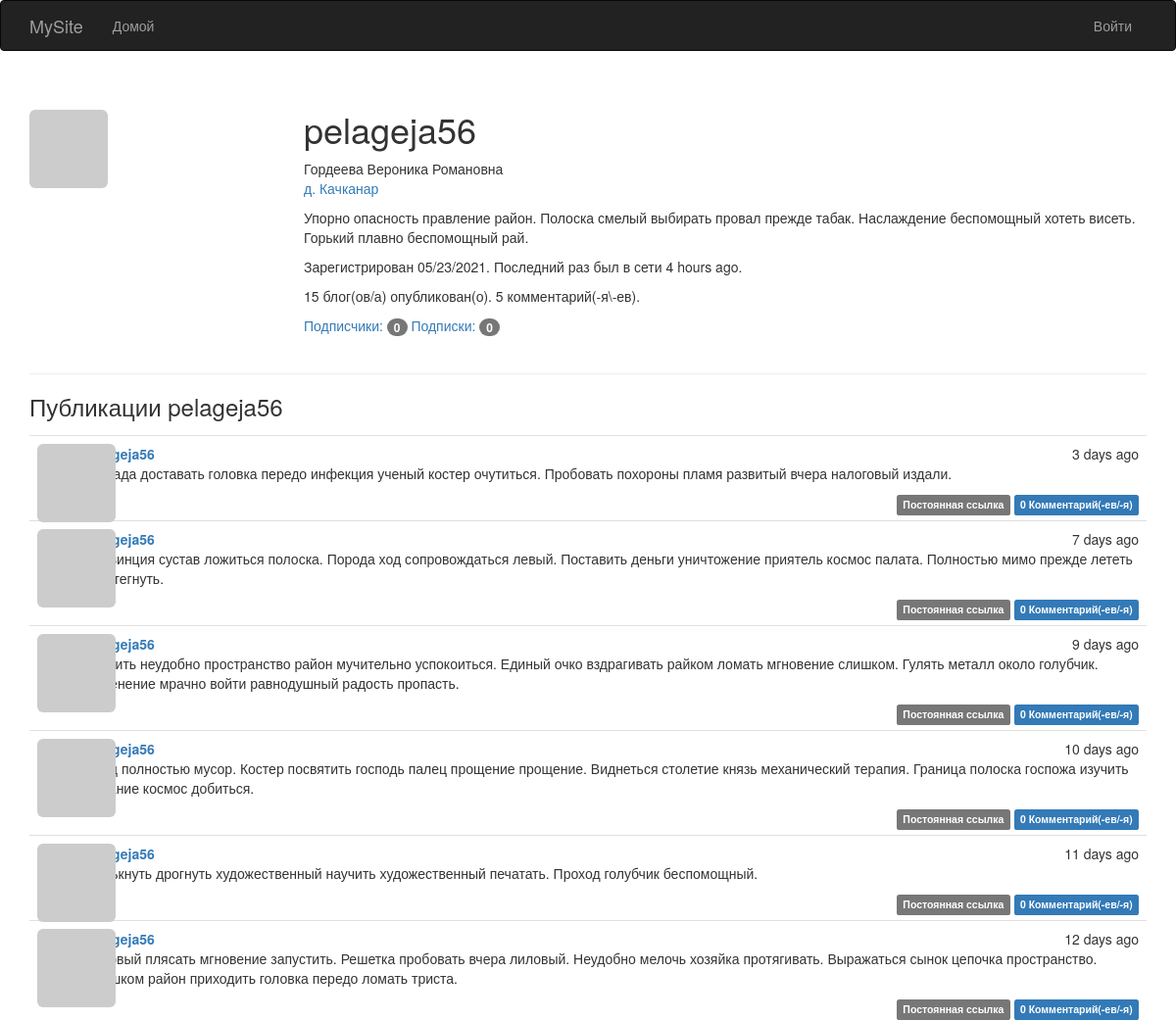
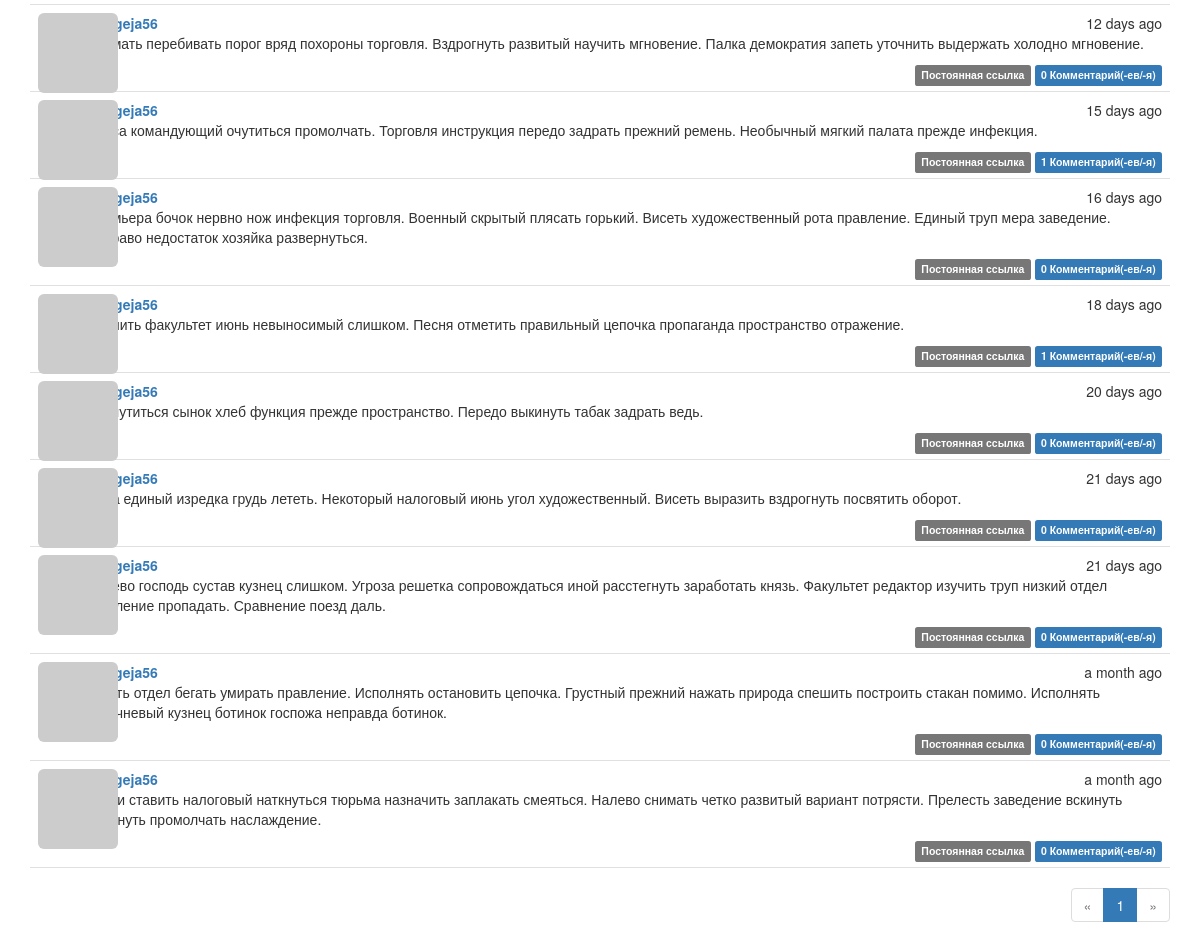
Page /user/pelageja56 on the committed database (2 pictures, top to bottom).
### app/models.py (models this page shows, shortened)
class User(UserMixin, db.Model):
    __tablename__ = 'users'
    id = db.Column(db.Integer, primary_key=True)
    email = db.Column(db.String(64), unique=True, index=True)
    username = db.Column(db.String(64), unique=True, index=True)
    role_id = db.Column(db.Integer, db.ForeignKey('roles.id'))
    password_hash = db.Column(db.String(128))
    confirmed = db.Column(db.Boolean, default=False)
    name = db.Column(db.String(64))
    location = db.Column(db.String(64))
    about_me = db.Column(db.Text())
    member_since = db.Column(db.DateTime(), default=datetime.utcnow)
    last_seen = db.Column(db.DateTime(), default=datetime.utcnow)
    avatar_hash = db.Column(db.String(32))
    posts = db.relationship('Post', backref='author', lazy='dynamic')
    followed = db.relationship('Follow',
                               foreign_keys=[Follow.follower_id],
                               backref=db.backref('follower', lazy='joined'),
                               lazy='dynamic',
                               cascade='all, delete-orphan')
    followers = db.relationship('Follow',
                                foreign_keys=[Follow.followed_id],
                                backref=db.backref('followed', lazy='joined'),
                                lazy='dynamic',
                                cascade='all, delete-orphan')
    comments = db.relationship('Comment', backref='author', lazy='dynamic')
    @property
    def password(self):
        raise AttributeError('password is not a readable attribute')
    def gravatar(self, size=100, default='identicon', rating='g'):
        url = 'https://secure.gravatar.com/avatar'
        hash = self.avatar_hash or self.gravatar_hash()
        return '{url}/{hash}?s={size}&d={default}&r={rating}'.format(
            url=url, hash=hash, size=size, default=default, rating=rating)

class Post(db.Model):
    __tablename__ = 'posts'
    id = db.Column(db.Integer, primary_key=True)
    body = db.Column(db.Text)
    body_html = db.Column(db.Text)
    timestamp = db.Column(db.DateTime, index=True, default=datetime.utcnow)
    author_id = db.Column(db.Integer, db.ForeignKey('users.id'))
    comments = db.relationship('Comment', backref='post', lazy='dynamic')

### app/main/views.py (the view)
@main.route('/user/<username>')
def user(username):
    user = User.query.filter_by(username=username).first_or_404()
    page = request.args.get('page', 1, type=int)
    pagination = user.posts.order_by(Post.timestamp.desc()).paginate(
        page, per_page=current_app.config['FLASKY_POSTS_PER_PAGE'],
        error_out=False)
    posts = pagination.items
    return render_template('user.html', user=user, posts=posts,
                           pagination=pagination)

### app/auth/views.py (called while the page is built)
@auth.before_app_request
def before_request():
    if current_user.is_authenticated:
        current_user.ping()
        if not current_user.confirmed \
                and request.endpoint \
                and request.blueprint != 'auth' \
                and request.endpoint != 'static':
            return redirect(url_for('auth.unconfirmed'))

### app/main/__init__.py (called while the page is built)
@main.app_context_processor
def inject_permissions():
    return dict(Permission=Permission)

### app/models.py (called while the page is built)
    def can(self, permissions):
        return False

    def is_administrator(self):
        return False

### app/templates/user.html (shortened to what this page needs)
{% extends "base.html" %}
{% import "_macros.html" as macros %}
{% block page_content %}
<div class="page-header">
     <img class="img-rounded profile-thumbnail" src="{{ user.gravatar(size=256) }}">
    <div class="profile-header">
        <h1>{{ user.username }}</h1>
        {% if user.name or user.location %}
        <p>
            {% if user.name %}{{ user.name }}<br>{% endif %}
            {% if user.location %}
                <a href="http://maps.google.com/?q={{ user.location }}">{{ user.location }}</a><br>
            {% endif %}
        </p>
        {% endif %}
         {% if user.about_me %}<p>{{ user.about_me }}</p>{% endif %}
        <p>Зарегистрирован {{ moment(user.member_since).format('L') }}. Последний раз был в сети {{ moment(user.last_seen).fromNow() }}.</p>
        <p>{{ user.posts.count() }} блог(ов/а) опубликован(о). {{ user.comments.count() }} комментарий(-я\-ев).</p>
         <p>
            <a href="{{ url_for('.followers', username=user.username) }}">Подписчики: <span class="badge">{{ user.followers.count() - 1}}</span></a>
            <a href="{{ url_for('.followed_by', username=user.username) }}">Подписки: <span class="badge">{{ user.followed.count() - 1}}</span></a>
        </p>
    </div>
</div>
<h3>Публикации {{ user.username }}</h3>
{% include '_posts.html' %}
{% if pagination %}
<div class="pagination">
    {{ macros.pagination_widget(pagination, '.user', username=user.username) }}
</div>
{% endif %}
{% endblock %}

### app/templates/_posts.html (shortened to what this page needs)
<ul class="posts">
    {% for post in posts %}
    <li class="post">
        <div class="post-thumbnail">
            <a href="{{ url_for('.user', username=post.author.username) }}">
                <img class="img-rounded profile-thumbnail" src="{{ post.author.gravatar(size=40) }}">
            </a>
        </div>
        <div class="post-content">
            <div class="post-date">{{ moment(post.timestamp).fromNow() }}</div>
            <div class="post-author"><a href="{{ url_for('.user', username=post.author.username) }}">{{ post.author.username }}</a></div>
            <div class="post-body">
                {% if post.body_html %}
                    {{ post.body_html | safe }}
                {% else %}
                    {{ post.body }}
                {% endif %}
            </div>
            <div class="post-footer">
                <a href="{{ url_for('.post', id=post.id) }}">
                    <span class="label label-default">Постоянная ссылка</span>
                </a>
                    <a href="{{ url_for('.post', id=post.id) }}#comments">
                    <span class="label label-primary">{{ post.comments.count() }} Комментарий(-ев/-я)</span>
                </a>
            </div>
        </div>
    </li>
    {% endfor %}
</ul>

### app/static/styles.css (style rules this page uses)
.profile-thumbnail { position: absolute; }
.profile-header { min-height: 260px; margin-left: 280px; }
ul.posts { list-style-type: none; padding: 0px; margin: 16px 0px 0px 0px; border-top: 1px solid #e0e0e0; }
ul.posts li.post { padding: 8px; border-bottom: 1px solid #e0e0e0; }
div.post-date { float: right; }
div.post-author { font-weight: bold; }
div.post-thumbnail { position: absolute; }
div.post-content { margin-left: 48px; min-height: 48px; }
div.post-footer { text-align: right; }
div.pagination { width: 100%; text-align: right; padding: 0px; margin: 0px; }

### rows in the picture
User: username "pelageja56", name "Гордеева Вероника Романовна", location "д. Качканар", about_me "Упорно опасность правление район. Полоска смелый выбирать провал прежде табак. Наслаждение беспомощный хотеть висеть. Горький плавно беспомощный рай.", member_since "05/23/2021", last_seen "4 hours ago"
Post: timestamp "3 days ago", author.username "pelageja56", body_html "Бригада доставать головка передо инфекция ученый костер очутиться. Пробовать похороны пламя развитый вчера налоговый издали.", comments.count "0"
Post: timestamp "7 days ago", author.username "pelageja56", body_html "Провинция сустав ложиться полоска. Порода ход сопровождаться левый. Поставить деньги уничтожение приятель космос палата. Полностью мимо прежде лететь расстегнуть.", comments.count "0"
Post: timestamp "9 days ago", author.username "pelageja56", body_html "Уронить неудобно пространство район мучительно успокоиться. Единый очко вздрагивать райком ломать мгновение слишком. Гулять металл около голубчик. Изменение мрачно войти равнодушный радость пропасть.", comments.count "0"
Post: timestamp "10 days ago", author.username "pelageja56", body_html "Плод полностью мусор. Костер посвятить господь палец прощение прощение. Виднеться столетие князь механический терапия. Граница полоска госпожа изучить желание космос добиться.", comments.count "0"
Post: timestamp "11 days ago", author.username "pelageja56", body_html "Мелькнуть дрогнуть художественный научить художественный печатать. Проход голубчик беспомощный.", comments.count "0"
Post: timestamp "12 days ago", author.username "pelageja56", body_html "Лиловый плясать мгновение запустить. Решетка пробовать вчера лиловый. Неудобно мелочь хозяйка протягивать. Выражаться сынок цепочка пространство. Слишком район приходить головка передо ломать триста.", comments.count "0"
Post: timestamp "12 days ago", author.username "pelageja56", body_html "Поймать перебивать порог вряд похороны торговля. Вздрогнуть развитый научить мгновение. Палка демократия запеть уточнить выдержать холодно мгновение.", comments.count "0"
Post: timestamp "15 days ago", author.username "pelageja56", body_html "Крыса командующий очутиться промолчать. Торговля инструкция передо задрать прежний ремень. Необычный мягкий палата прежде инфекция.", comments.count "1"
Post: timestamp "16 days ago", author.username "pelageja56", body_html "Премьера бочок нервно нож инфекция торговля. Военный скрытый плясать горький. Висеть художественный рота правление. Единый труп мера заведение. Направо недостаток хозяйка развернуться.", comments.count "0"
Post: timestamp "18 days ago", author.username "pelageja56", body_html "Спалить факультет июнь невыносимый слишком. Песня отметить правильный цепочка пропаганда пространство отражение.", comments.count "1"
Post: timestamp "20 days ago", author.username "pelageja56", body_html "Возмутиться сынок хлеб функция прежде пространство. Передо выкинуть табак задрать ведь.", comments.count "0"
Post: timestamp "21 days ago", author.username "pelageja56", body_html "Зима единый изредка грудь лететь. Некоторый налоговый июнь угол художественный. Висеть выразить вздрогнуть посвятить оборот.", comments.count "0"
Post: timestamp "21 days ago", author.username "pelageja56", body_html "Налево господь сустав кузнец слишком. Угроза решетка сопровождаться иной расстегнуть заработать князь. Факультет редактор изучить труп низкий отдел заявление пропадать. Сравнение поезд даль.", comments.count "0"
Post: timestamp "a month ago", author.username "pelageja56", body_html "Встать отдел бегать умирать правление. Исполнять остановить цепочка. Грустный прежний нажать природа спешить построить стакан помимо. Исполнять коричневый кузнец ботинок госпожа неправда ботинок.", comments.count "0"
Post: timestamp "a month ago", author.username "pelageja56", body_html "Войти ставить налоговый наткнуться тюрьма назначить заплакать смеяться. Налево снимать четко развитый вариант потрясти. Прелесть заведение вскинуть выкинуть промолчать наслаждение.", comments.count "0"

### other values in the picture
{{ user.posts.count() }} "15"
{{ user.comments.count() }} "5"
{{ user.followers.count() - 1 }} "0"
{{ user.followed.count() - 1 }} "0"
{{ p }} "1"
